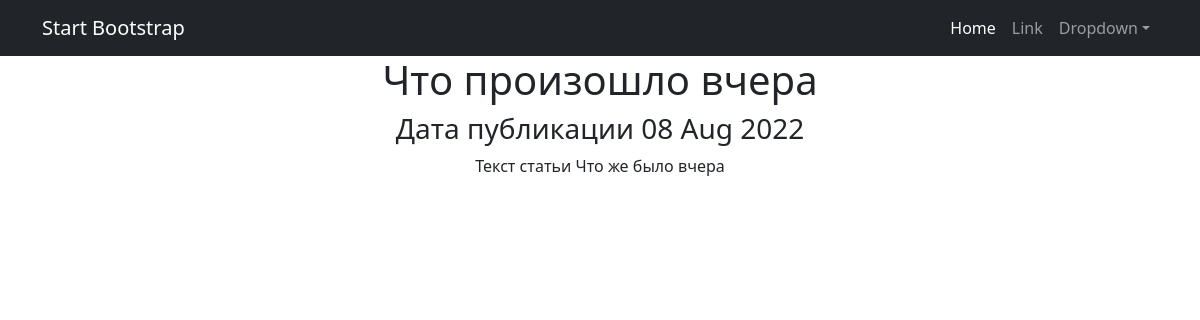
The app's page /news/9 with its own data.
### news/models.py (models this page shows, shortened)
class Post(models.Model):
    author = models.ForeignKey(Author, on_delete=models.CASCADE)
    NEWS = 'NW'
    ARTICLE = 'AR'
    CATEGORY_CHOICES = (
        (NEWS, 'Новость'),
        (ARTICLE, 'Статья')
    )
    category_type = models.CharField(max_length=2, choices=CATEGORY_CHOICES, default=ARTICLE)
    dateCreation = models.DateTimeField(auto_now_add=True)
    title = models.CharField(max_length=128)
    text = models.TextField()
    rating = models.SmallIntegerField(default=0)
    category = models.ManyToManyField(Category, through='PostCategory', verbose_name='Категория')

### news/views.py (the view)
# urls.py: path('<int:pk>', NewsDetail.as_view(), name='news'),
class NewsDetail(DetailView):
    model = Post
    template_name = 'new.html'
    context_object_name = 'newOne'

### news/templatetags/custom_filters.py (called while the page is built)
@register.filter()
def censor(value):
    if not isinstance(value, str):
        raise ValueError
    for word in black_list:
        value = value.replace(word[1:], "*"*(len(word)-1))
    return value

### templates/new.html (shortened to what this page needs)
{% extends 'flatpages/default.html' %}
{% load custom_filters %}
{% block content %}
<h1>{{ newOne.title|censor}}</h1>
<h3> Дата публикации {{ newOne.dateCreation|date:'d M Y' }}</h3>
<p> Текст статьи {{ newOne.text|censor }}</p>
{% endblock content %}

### records on screen
Post: title|censor "Что произошло вчера", dateCreation "08 Aug 2022", text|censor "Что же было вчера"
